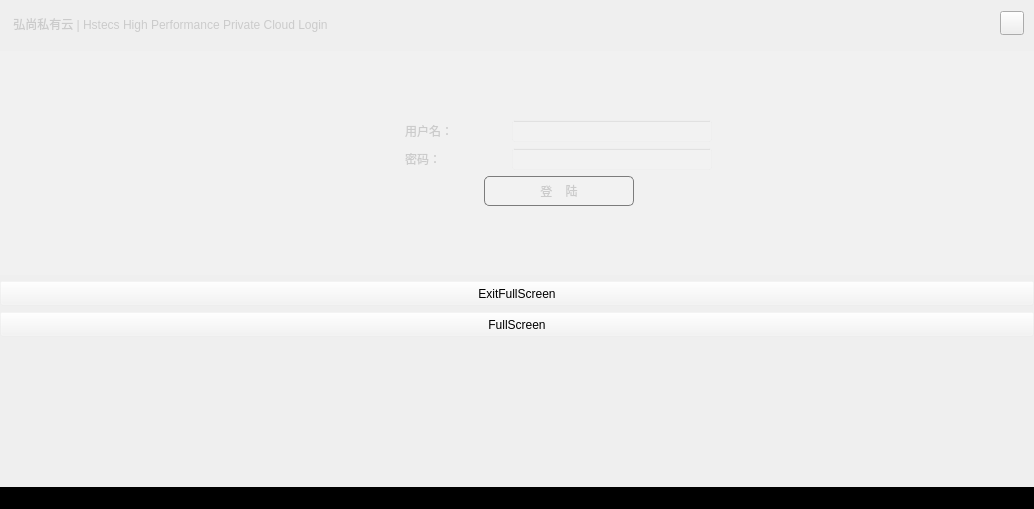
<?xml version="1.0" encoding="UTF-8"?>
<ui version="4.0">
 <class>MainWindow</class>
 <widget class="QMainWindow" name="MainWindow">
  <property name="enabled">
   <bool>true</bool>
  </property>
  <property name="geometry">
   <rect>
    <x>0</x>
    <y>0</y>
    <width>1034</width>
    <height>509</height>
   </rect>
  </property>
  <property name="styleSheet">
   <string notr="true">QPushButton#loginPushButton{
background-color: qconicalgradient(cx:0.5, cy:0.522909, angle:179.9, stop:0.494318 rgba(214, 214, 214, 255), stop:0.5 rgba(236, 236, 236, 255));
border: 1px solid rgb(124, 124, 124);
border-radius:5px;
};

QPushButton#loginPushButton:hover{
  background-color: qconicalgradient(cx:0.5, cy:0.522909, angle:179.9, stop:0.494318 rgba(181, 225, 250, 255), stop:0.5 rgba(222, 242, 251, 255));
  border-radius:5px;
  border: 1px solid #3C80B1;  
};

QPushButton#loginPushButton:pressed{
  background-color: qconicalgradient(cx:0.5, cy:0.522909, angle:179.9, stop:0.494318 rgba(134, 198, 233, 255), stop:0.5 rgba(206, 234, 248, 255));
  border-radius:5px;
  border: 1px solid #5F92B2;  
}</string>
  </property>
  <widget class="QWidget" name="centralWidget">
   <property name="sizePolicy">
    <sizepolicy hsizetype="Preferred" vsizetype="Preferred">
     <horstretch>0</horstretch>
     <verstretch>0</verstretch>
    </sizepolicy>
   </property>
   <property name="maximumSize">
    <size>
     <width>16777215</width>
     <height>16777215</height>
    </size>
   </property>
   <property name="layoutDirection">
    <enum>Qt::LeftToRight</enum>
   </property>
   <layout class="QVBoxLayout" name="verticalLayout">
    <property name="leftMargin">
     <number>0</number>
    </property>
    <property name="topMargin">
     <number>0</number>
    </property>
    <property name="rightMargin">
     <number>0</number>
    </property>
    <property name="bottomMargin">
     <number>0</number>
    </property>
    <item>
     <widget class="QWidget" name="widget" native="true">
      <property name="minimumSize">
       <size>
        <width>0</width>
        <height>45</height>
       </size>
      </property>
      <property name="maximumSize">
       <size>
        <width>16777215</width>
        <height>45</height>
       </size>
      </property>
      <property name="styleSheet">
       <string notr="true"/>
      </property>
      <layout class="QHBoxLayout" name="horizontalLayout">
       <property name="spacing">
        <number>6</number>
       </property>
       <property name="leftMargin">
        <number>0</number>
       </property>
       <property name="topMargin">
        <number>2</number>
       </property>
       <property name="rightMargin">
        <number>10</number>
       </property>
       <property name="bottomMargin">
        <number>0</number>
       </property>
       <item>
        <widget class="QWidget" name="widget_4" native="true">
         <layout class="QHBoxLayout" name="horizontalLayout_2">
          <property name="leftMargin">
           <number>0</number>
          </property>
          <property name="topMargin">
           <number>0</number>
          </property>
          <property name="rightMargin">
           <number>0</number>
          </property>
          <property name="bottomMargin">
           <number>0</number>
          </property>
          <item>
           <widget class="QLabel" name="label_3">
            <property name="styleSheet">
             <string notr="true">color: rgb(203, 203, 203);
font: 15pt &quot;微软雅黑&quot;;</string>
            </property>
            <property name="text">
             <string>    弘尚私有云 | Hstecs High Performance Private Cloud Login</string>
            </property>
           </widget>
          </item>
         </layout>
        </widget>
       </item>
       <item>
        <widget class="QPushButton" name="settingButton">
         <property name="maximumSize">
          <size>
           <width>24</width>
           <height>24</height>
          </size>
         </property>
         <property name="autoFillBackground">
          <bool>false</bool>
         </property>
         <property name="styleSheet">
          <string notr="true">border-image: url(:/image/image/setting.png);</string>
         </property>
         <property name="text">
          <string/>
         </property>
        </widget>
       </item>
      </layout>
     </widget>
    </item>
    <item>
     <widget class="QWidget" name="widget_2" native="true">
      <property name="styleSheet">
       <string notr="true"/>
      </property>
      <layout class="QVBoxLayout" name="verticalLayout_2">
       <property name="leftMargin">
        <number>0</number>
       </property>
       <property name="topMargin">
        <number>0</number>
       </property>
       <property name="rightMargin">
        <number>0</number>
       </property>
       <property name="bottomMargin">
        <number>150</number>
       </property>
       <item>
        <widget class="QWidget" name="widget_3" native="true">
         <property name="maximumSize">
          <size>
           <width>16777215</width>
           <height>250</height>
          </size>
         </property>
         <property name="autoFillBackground">
          <bool>false</bool>
         </property>
         <property name="styleSheet">
          <string notr="true">background-color:rgba(244,244,244,10)</string>
         </property>
         <layout class="QHBoxLayout" name="horizontalLayout_3">
          <property name="spacing">
           <number>0</number>
          </property>
          <property name="leftMargin">
           <number>0</number>
          </property>
          <property name="topMargin">
           <number>0</number>
          </property>
          <property name="rightMargin">
           <number>0</number>
          </property>
          <property name="bottomMargin">
           <number>0</number>
          </property>
          <item>
           <widget class="QWidget" name="widget_5" native="true">
            <property name="styleSheet">
             <string notr="true"/>
            </property>
            <layout class="QHBoxLayout" name="horizontalLayout_10">
             <property name="leftMargin">
              <number>0</number>
             </property>
             <property name="topMargin">
              <number>0</number>
             </property>
             <property name="rightMargin">
              <number>0</number>
             </property>
             <property name="bottomMargin">
              <number>0</number>
             </property>
             <item>
              <layout class="QHBoxLayout" name="horizontalLayout_9"/>
             </item>
            </layout>
           </widget>
          </item>
          <item>
           <widget class="MWidget" name="LoginWeight" native="true">
            <property name="maximumSize">
             <size>
              <width>350</width>
              <height>16777215</height>
             </size>
            </property>
            <property name="autoFillBackground">
             <bool>false</bool>
            </property>
            <property name="styleSheet">
             <string notr="true"/>
            </property>
            <layout class="QVBoxLayout" name="verticalLayout_4">
             <property name="leftMargin">
              <number>0</number>
             </property>
             <property name="topMargin">
              <number>0</number>
             </property>
             <property name="rightMargin">
              <number>0</number>
             </property>
             <property name="bottomMargin">
              <number>0</number>
             </property>
             <item>
              <layout class="QVBoxLayout" name="verticalLayout_3">
               <item>
                <layout class="QHBoxLayout" name="horizontalLayout_6">
                 <item>
                  <widget class="QLabel" name="label">
                   <property name="maximumSize">
                    <size>
                     <width>80</width>
                     <height>16777215</height>
                    </size>
                   </property>
                   <property name="styleSheet">
                    <string notr="true">color: rgb(203, 203, 203);
font: 14pt &quot;微软雅黑&quot;;
background-color: rgba(0, 0, 0, 0);</string>
                   </property>
                   <property name="text">
                    <string>用户名：</string>
                   </property>
                  </widget>
                 </item>
                 <item>
                  <widget class="QLineEdit" name="usernamelineEdit">
                   <property name="maximumSize">
                    <size>
                     <width>200</width>
                     <height>16777215</height>
                    </size>
                   </property>
                   <property name="styleSheet">
                    <string notr="true">color: rgb(255, 255, 255);
border-color: rgb(0, 0, 0);</string>
                   </property>
                  </widget>
                 </item>
                </layout>
               </item>
               <item>
                <layout class="QHBoxLayout" name="horizontalLayout_5">
                 <item>
                  <widget class="QLabel" name="label_2">
                   <property name="maximumSize">
                    <size>
                     <width>80</width>
                     <height>16777215</height>
                    </size>
                   </property>
                   <property name="styleSheet">
                    <string notr="true">color: rgb(203, 203, 203);
font: 14pt &quot;微软雅黑&quot;;
background-color: rgba(0, 0, 0, 0);</string>
                   </property>
                   <property name="text">
                    <string>密码：</string>
                   </property>
                  </widget>
                 </item>
                 <item>
                  <widget class="QLineEdit" name="passwordlineEdit">
                   <property name="maximumSize">
                    <size>
                     <width>200</width>
                     <height>16777215</height>
                    </size>
                   </property>
                   <property name="styleSheet">
                    <string notr="true">color: rgb(255, 255, 255);
border-color: rgb(0, 0, 0);</string>
                   </property>
                  </widget>
                 </item>
                </layout>
               </item>
               <item>
                <layout class="QHBoxLayout" name="horizontalLayout_4">
                 <item>
                  <widget class="QPushButton" name="loginPushButton">
                   <property name="maximumSize">
                    <size>
                     <width>150</width>
                     <height>30</height>
                    </size>
                   </property>
                   <property name="styleSheet">
                    <string notr="true">color: rgb(203, 203, 203);
background-color:rgba(244,244,244,50)</string>
                   </property>
                   <property name="text">
                    <string>登    陆</string>
                   </property>
                  </widget>
                 </item>
                </layout>
               </item>
              </layout>
             </item>
            </layout>
           </widget>
          </item>
          <item>
           <widget class="QWidget" name="widget_7" native="true">
            <property name="maximumSize">
             <size>
              <width>300</width>
              <height>16777215</height>
             </size>
            </property>
            <property name="styleSheet">
             <string notr="true"/>
            </property>
            <layout class="QHBoxLayout" name="horizontalLayout_8">
             <property name="leftMargin">
              <number>0</number>
             </property>
             <property name="topMargin">
              <number>0</number>
             </property>
             <property name="rightMargin">
              <number>0</number>
             </property>
             <property name="bottomMargin">
              <number>0</number>
             </property>
             <item>
              <layout class="QHBoxLayout" name="horizontalLayout_7"/>
             </item>
            </layout>
           </widget>
          </item>
         </layout>
        </widget>
       </item>
       <item>
        <widget class="QPushButton" name="pushButton_3">
         <property name="maximumSize">
          <size>
           <width>11111111</width>
           <height>25</height>
          </size>
         </property>
         <property name="styleSheet">
          <string notr="true">background-color:rgba(244,244,244,10)</string>
         </property>
         <property name="text">
          <string>ExitFullScreen</string>
         </property>
        </widget>
       </item>
       <item>
        <widget class="QPushButton" name="pushButton_2">
         <property name="enabled">
          <bool>true</bool>
         </property>
         <property name="maximumSize">
          <size>
           <width>11111111</width>
           <height>25</height>
          </size>
         </property>
         <property name="styleSheet">
          <string notr="true">background-color:rgba(244,244,244,10)</string>
         </property>
         <property name="text">
          <string>FullScreen</string>
         </property>
        </widget>
       </item>
      </layout>
     </widget>
    </item>
   </layout>
  </widget>
  <widget class="QStatusBar" name="statusBar">
   <property name="styleSheet">
    <string notr="true">background: #000000</string>
   </property>
  </widget>
 </widget>
 <layoutdefault spacing="6" margin="11"/>
 <customwidgets>
  <customwidget>
   <class>MWidget</class>
   <extends>QWidget</extends>
   <header>mwidget.h</header>
   <container>1</container>
  </customwidget>
 </customwidgets>
 <resources/>
 <connections/>
</ui>
